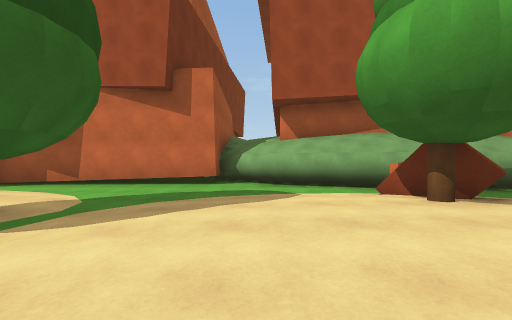
View 1 (above)

22 first-person views from a walk through a scene from a Unity 3-D project. The camera is 1.3 m above the floor, looks level and sees 90° across. The floor is counted in squares, 2 m on a side. Each view is taken from the middle of a square. On the plan, view 1 faces up. The plan holds only what a view shows up to about 9 squares ahead; the rest is blank. The place goes on beyond the plan. The player is left out. Surface patterns are stand-ins for the level's own textures.

View 2
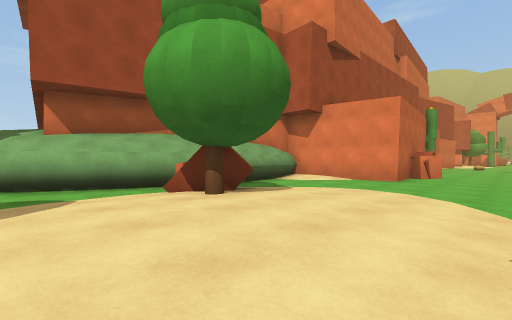

View 3
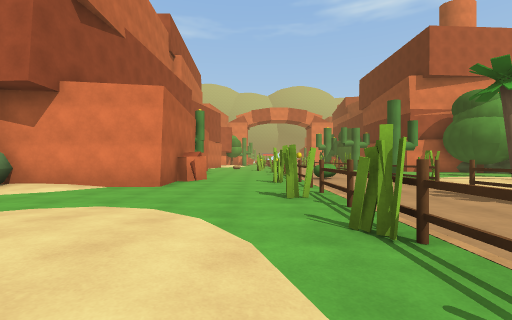

View 4
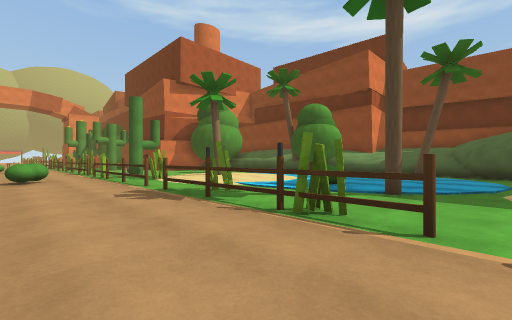

View 5
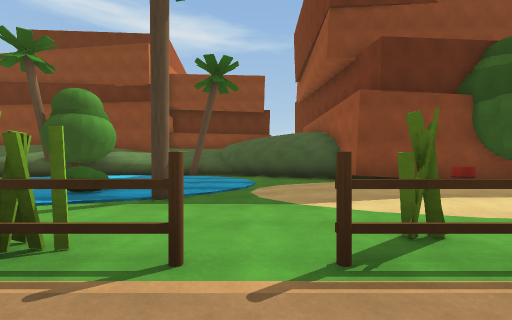

View 6
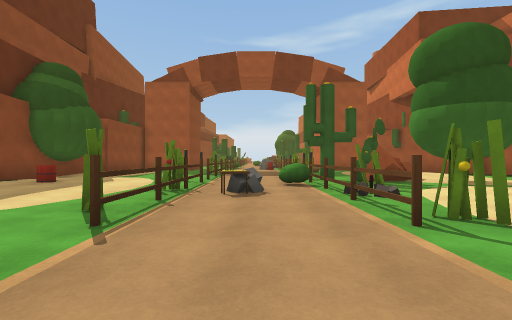

View 7
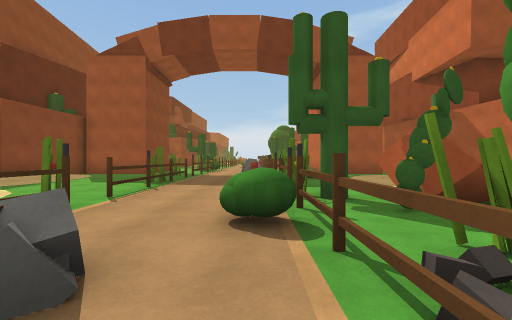

View 8
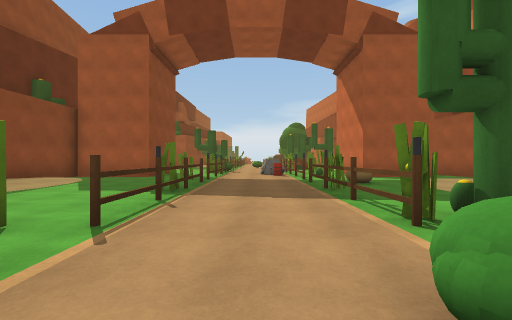

View 9
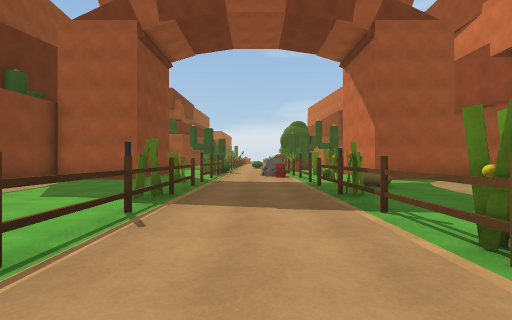

View 10
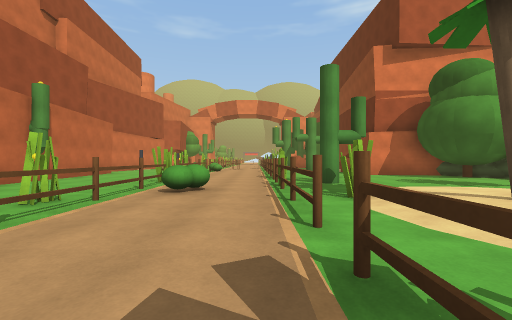

View 11
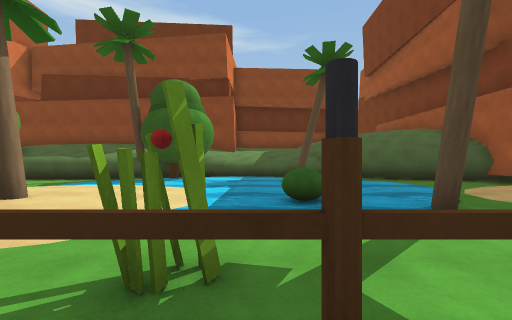

View 12
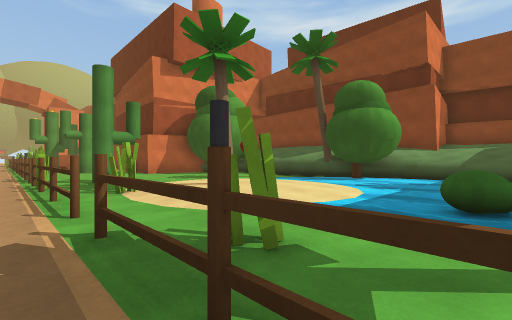

View 13
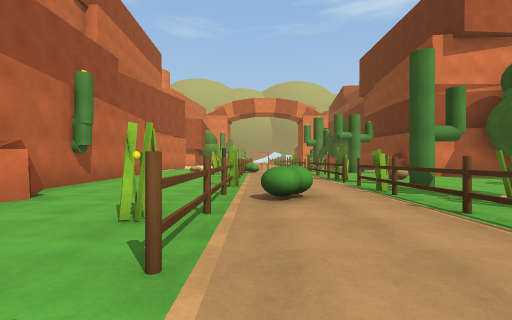

View 14
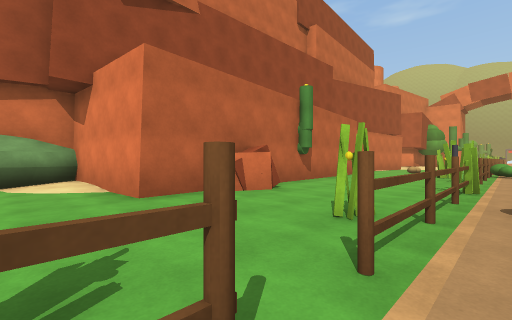

View 15
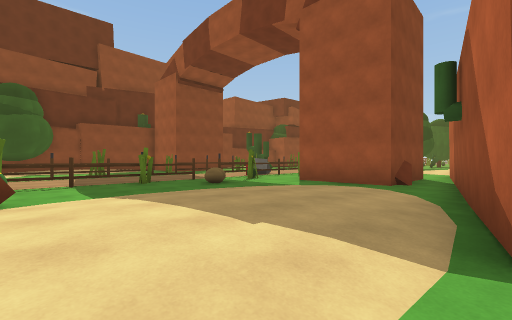

View 16
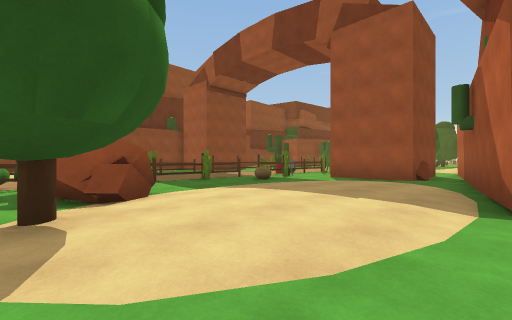

View 17
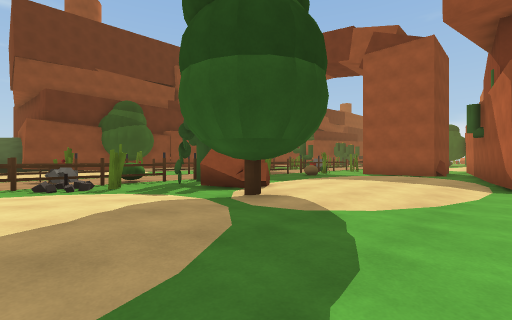

View 18
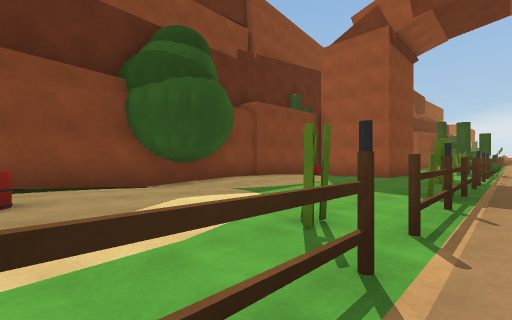

View 19
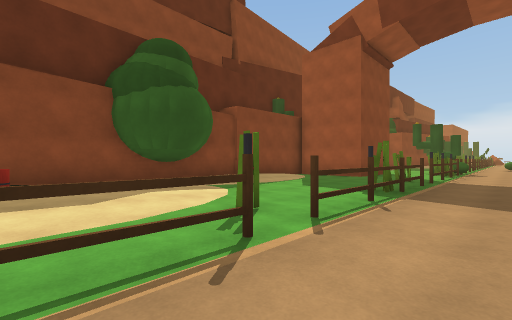

View 20
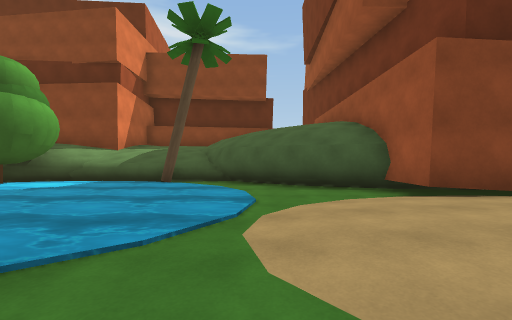

View 21
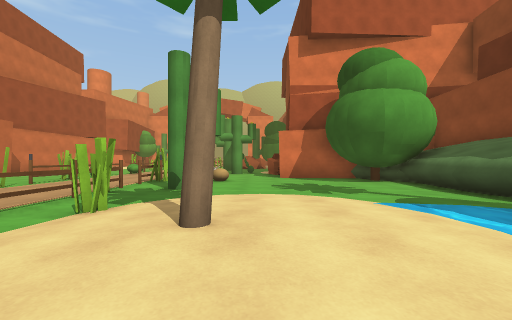

View 22
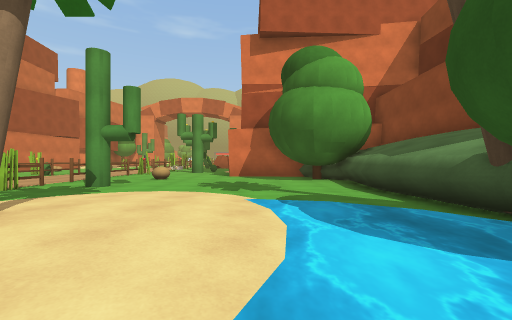

### Floor plan
Key: @ floor where view 1 was taken; # wall or solid block; . main floor; : floor 0.25 m higher than the main floor; / step, stairs or slope; ~ water the walk can cross; ^ raised ledge; O other object.
Columns run from 12 left of view 1 to 16 right of it. Each row starts with its distance up from view 1.
  8            ##
  7      ##########
  6  O####........########
  5 #../.:./.......O.....#
  4 #..:::::....:::OO....#
  3 O..:::::OO.:::O::....#####O##
  2 #...:::.O..::::::......O....
  1 #......OO...::::............
  0  O.O....OOO.@O./O..O..O.....O
 -1  OO#O#OOO#OOOO.#O#OOO#O.OOO#O
 -2 .........O.............OO....
 -3 ...........O............O....
 -4 ....O......O.......O.....O...
 -5 OOO#O#OOO#O.OOO#O#OOO#O#OOOOO
 -6 .....................//O.O...
 -7 #........::::/..O~~~:O::....O
 -8 #.......::O::..~~O~.::::.....
 -9 #./.::/.:::::..~~~~~::::.....
-10 ######OO####/.~~~~~~~//......
-11            #...~~~~~~~~.....O
-12            ###.~~~~~OO~....OO
-13              ##.O~~~OOO######
-14               ##^^^##
-15                  ^^

Where each view was taken, in squares from view 1:
view 1: 0 up, 0 right, facing up
view 2: 0 up, 0 right, facing up-right
view 3: 0 up, 2 right, facing right
view 4: 2 down, 2 right, facing down-right
view 5: 3 down, 2 right, facing down
view 6: 3 down, 4 right, facing left
view 7: 2 down, 0 right, facing left
view 8: 3 down, 2 left, facing left
view 9: 3 down, 3 left, facing left
view 10: 4 down, 6 right, facing right
view 11: 4 down, 6 right, facing down
view 12: 4 down, 5 right, facing down-right
view 13: 2 down, 7 right, facing right
view 14: 2 down, 7 right, facing up-right
view 15: 6 up, 5 left, facing down-left
view 16: 6 up, 3 left, facing down-left
view 17: 6 up, 0 right, facing down-left
view 18: 4 down, 2 left, facing down-left
view 19: 3 down, 2 left, facing down-left
view 20: 6 down, 2 right, facing down
view 21: 8 down, 7 right, facing right
view 22: 10 down, 7 right, facing right
